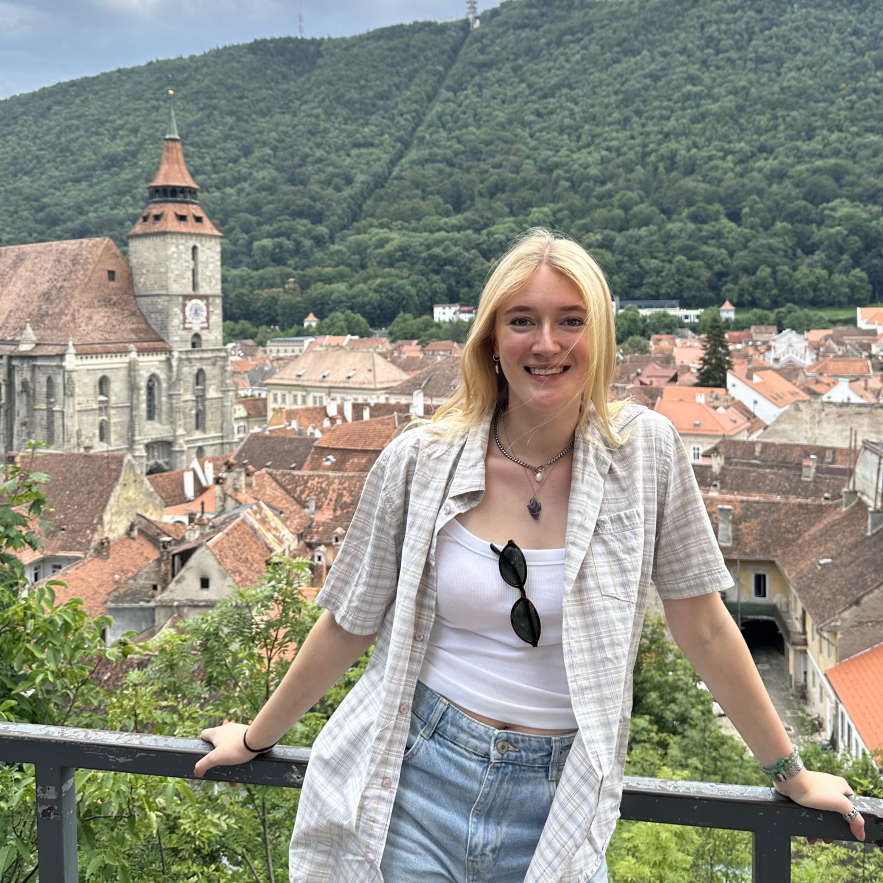
#> input picture bronbestanden/tess-foto-origineel.jpeg, 2649 x 2649 px (shown at 1/3 size)
$ python nieuw-project.py ../bronbestanden/tess-foto-origineel.jpeg ../bronbestanden/tess-portret-origineel.jpg
#> lines starting #> are read from the running program, lines starting #| are printed output that depends on the picture
#!/usr/bin/env python3
"""
Maakt in een keer een kaartbeeld voor een nieuw project, en print het stukje
HTML dat je in index.html kunt plakken.

Nodig: pip install pillow numpy
Gebruik:

    python3 tools/nieuw-project.py mijn-screenshot.png "Naam van het project"

Je mag elk formaat aanleveren: liggend, staand of vierkant. Het script maakt er
een vierkant beeld van dat het kaartkader helemaal vult, zonder iets belangrijks
af te snijden:

- Liggend beeld  -> de volle breedte blijft staan, boven en onder wordt bijgevuld
                    met de achtergrondkleur van je eigen ontwerp. Die vulling zie
                    je niet.
- Staand beeld   -> er wordt een vierkant vanaf de bovenkant gesneden.
- Vierkant       -> blijft zoals het is.

Het schrijft een .jpg en een .webp naar assets/img/ en print daarna de HTML.
"""
import os
import re
import sys

import numpy as np
from PIL import Image

HIER = os.path.dirname(os.path.abspath(__file__))
DOEL = os.path.join(HIER, "..", "assets", "img")
FORMAAT = 900


def randkleur(arr, kant, diepte=4):
    """De mediaan-kleur van de buitenste beeldrijen: dat is de achtergrondkleur
    van het ontwerp. Mediaan en niet gemiddelde, want een logo in de hoek mag de
    kleur niet vervuilen."""
    band = arr[:diepte] if kant == "boven" else arr[-diepte:]
    return np.median(band.reshape(-1, 3), axis=0).astype(np.uint8)


def maak_vierkant(pad):
    im = Image.open(pad).convert("RGB")
    arr = np.asarray(im)
    hoogte, breedte, _ = arr.shape

    if hoogte == breedte:
        return im, "was al vierkant"
    if hoogte > breedte:
        return im.crop((0, 0, breedte, breedte)), "staand: vierkant vanaf de bovenkant gesneden"

    vulling = breedte - hoogte
    boven_px = vulling // 2
    onder_px = vulling - boven_px
    boven = np.tile(randkleur(arr, "boven"), (boven_px, breedte, 1))
    onder = np.tile(randkleur(arr, "onder"), (onder_px, breedte, 1))
    uitleg = "liggend: %d px boven en %d px onder bijgevuld met je eigen achtergrondkleur" % (
        boven_px, onder_px)
    return Image.fromarray(np.vstack([boven, arr, onder])), uitleg


def naar_bestandsnaam(titel):
    naam = titel.lower()
    for van, naar in [("á", "a"), ("é", "e"), ("í", "i"), ("ó", "o"), ("ú", "u"), ("ë", "e"), ("ï", "i")]:
        naam = naam.replace(van, naar)
    naam = re.sub(r"[^a-z0-9]+", "-", naam).strip("-")
    return "project-" + (naam or "nieuw")


def main():
    if len(sys.argv) < 3:
        print(__doc__)
        raise SystemExit("Geef een bestand en een projectnaam mee.")
    bron, titel = sys.argv[1], sys.argv[2]
    if not os.path.exists(bron):
        raise SystemExit("Bestand niet gevonden: %s" % bron)

    naam = naar_bestandsnaam(titel)
    im, uitleg = maak_vierkant(bron)
#> in maak_vierkant, im is the input picture: PIL image 2649x2649 RGB; mean R, G, B 141.3, 142.9, 131.4
#> uitleg = 'was al vierkant'
    im = im.resize((FORMAAT, FORMAAT), Image.LANCZOS)
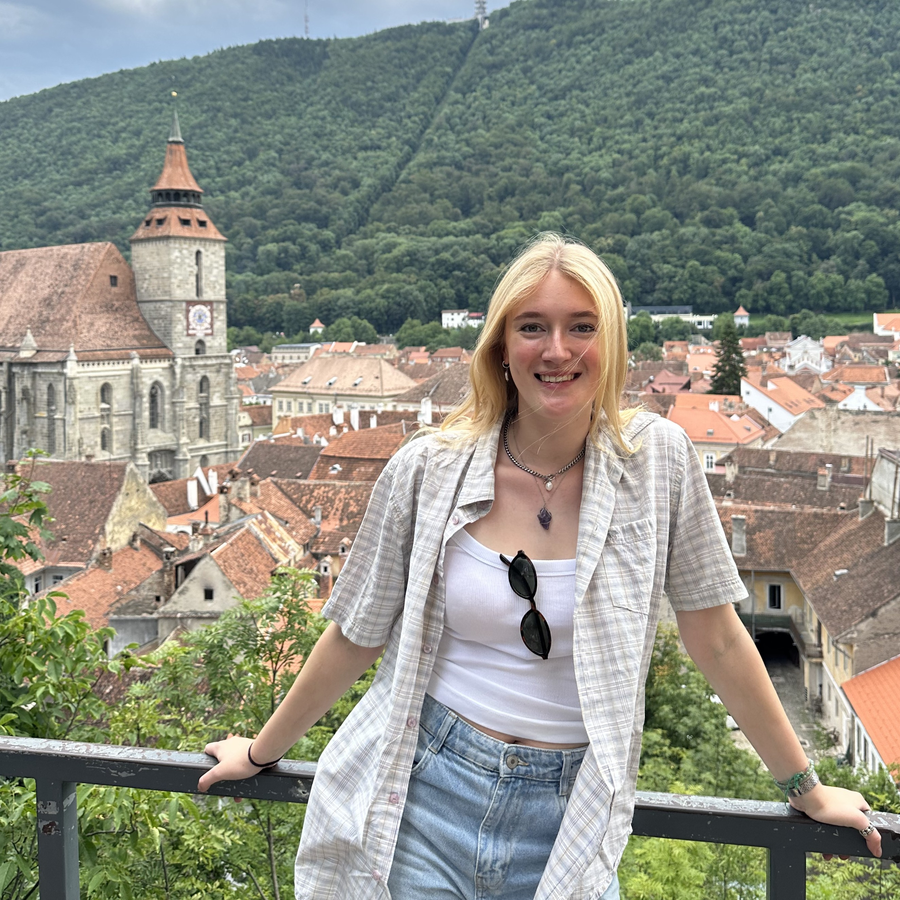
#> im: PIL image 900x900 RGB; mean R, G, B 141.3, 142.9, 131.4
    jpg = os.path.join(DOEL, naam + ".jpg")
    webp = os.path.join(DOEL, naam + ".webp")
    im.save(jpg, quality=88, optimize=True, progressive=True)
    im.save(webp, quality=84, method=6)

    print()
    print("Beeld gemaakt (%s)" % uitleg)
#| Beeld gemaakt (was al vierkant)
    print("   assets/img/%s.jpg   %3d kB" % (naam, os.path.getsize(jpg) // 1024))
    print("   assets/img/%s.webp  %3d kB" % (naam, os.path.getsize(webp) // 1024))
    print()
    print("-" * 70)
    print("Plak dit in index.html, net na de laatste </li> van een project")
    print("(zoek op:  <li class=\"card\"  )")
    print("-" * 70)
    print("""
        <li class="card" data-reveal>
          <div class="card__shot">
            <picture>
              <source srcset="assets/img/{n}.webp" type="image/webp">
              <img src="assets/img/{n}.jpg" alt="OMSCHRIJF HIER KORT WAT ER OP HET BEELD STAAT" width="900" height="900" loading="lazy" decoding="async">
            </picture>
          </div>
          <div class="card__body">
            <h3 class="card__title">{t}</h3>
            <p class="card__desc">SCHRIJF HIER EEN OF TWEE REGELS OVER HET PROJECT.</p>
            <a class="btn btn--primary btn--full" href="HTTPS://LINK-NAAR-JE-PROJECT" target="_blank" rel="noopener">
              Bekijk <svg aria-hidden="true"><use href="#i-external"></use></svg>
            </a>
            <span class="card__meta"><svg aria-hidden="true"><use href="#i-check-badge"></use></svg>ZOIETS ALS: FIGMA ONTWERP</span>
          </div>
        </li>
""".format(n=naam, t=titel))
    print("-" * 70)
    print("Vervang daarna de vier stukken in HOOFDLETTERS. Klaar!")
    print()
    print("Wil je onder de knop een link in plaats van een label, gebruik dan")
    print("in plaats van de <span class=\"card__meta\"> deze regel:")
    print('   <a class="card__link" href="HTTPS://..." target="_blank" rel="noopener">'
          '<svg aria-hidden="true"><use href="#i-github"></use></svg>Code op GitHub</a>')
    print()


if __name__ == "__main__":
    main()
